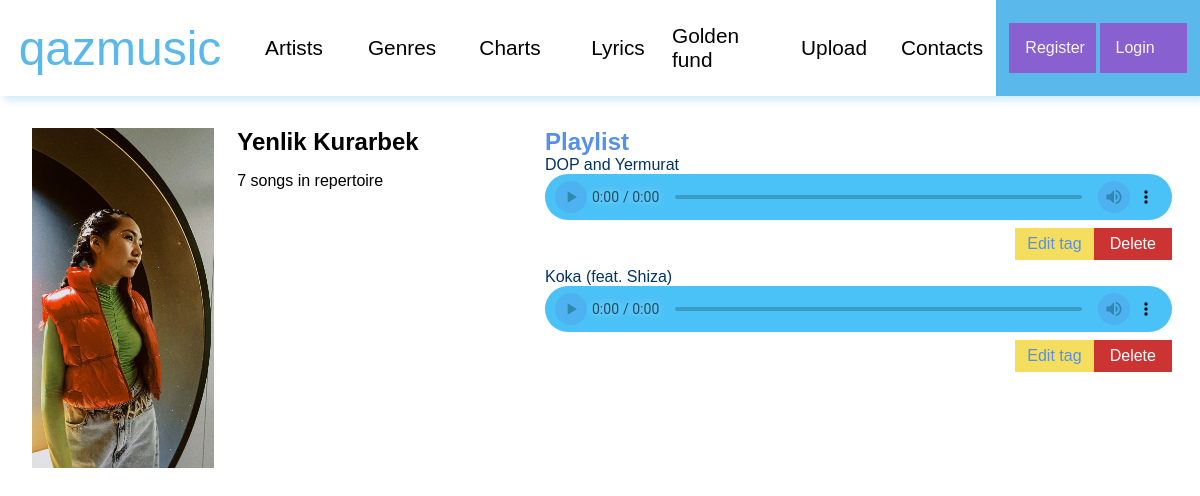
/artist/2-Yenlik-Kurarbek/, run on an earlier commit of the app's database.
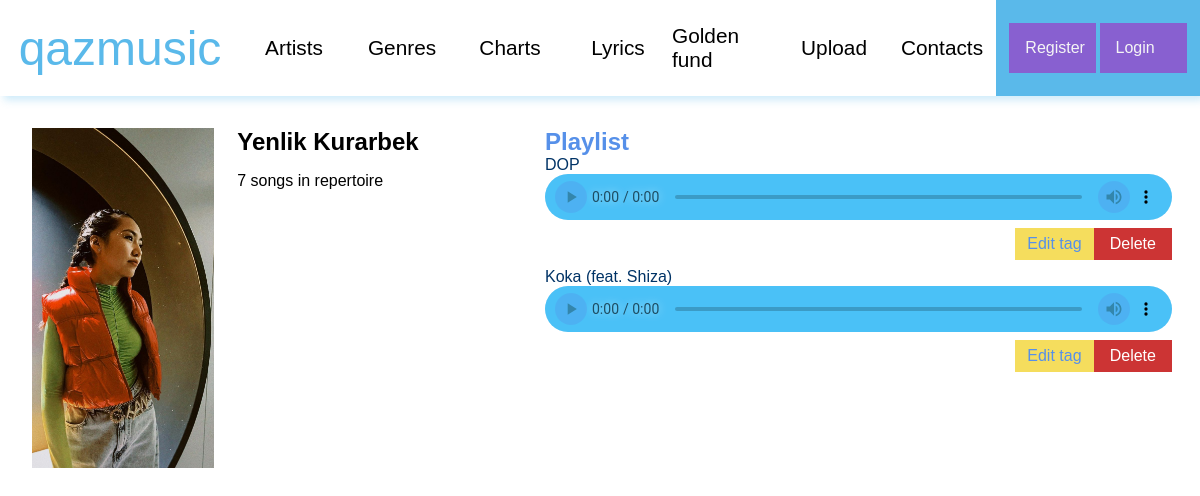
And on a later commit of the database.
### qazmusic/models.py (models this page shows, shortened)
class Artists(models.Model):
    name = models.CharField(max_length=255, db_index=True)
    surname = models.CharField(max_length=255, db_index=True, null=True)
    repertoire = models.IntegerField(verbose_name='repertoire', null=True)
    photo = models.ImageField(upload_to='photo/', null=True)
    def __str__(self):
        return self.name + ' ' + self.surname
    class Meta:
        verbose_name = 'Artist'
        verbose_name_plural = 'Artists'

class Tracks(models.Model):
    title = models.CharField(max_length=255, db_index=True)
    artist = models.ForeignKey(Artists, on_delete=models.CASCADE, null=True)
    file = models.FileField(verbose_name='file', upload_to='tracks/')
    published_date = models.DateField(auto_now=False)
    genre = models.ForeignKey(Genres, on_delete=models.PROTECT, null=True)
    class Meta:
        verbose_name = 'Track'
        verbose_name_plural = 'Tracks'

### qazmusic/views.py (the view)
# urls.py: path('artist/<int:artist_id>-<slug:fullname>/', ArtistView.as_view(), name='artist-view'),
class ArtistView(DataMixin, DetailView):
    model = Artists
    template_name = 'qazmusic/artist-view.html'
    pk_url_kwarg = 'artist_id'
    slug_url_kwarg = 'fullname'
    context_object_name = 'artist'
    def get_context_data(self, *, object_list=None, **kwargs):
        context = super().get_context_data(**kwargs)
        c_def = self.get_user_context(title=str('qazmusic - ' + str(context['artist'])))
        return dict(list(context.items()) + list(c_def.items()))

### qazmusic/utils.py (called while the page is built)
def get_tracks():
    get_tracks = Tracks.objects.all()
    return get_tracks

    def get_user_context(self, **kwargs):
        context = kwargs
        context['header_menu'] = header_menu
        context['tracks'] = get_tracks()
        return context

### qazmusic/templates/qazmusic/artist-view.html
{% extends 'qazmusic/base.html' %}
{% load static %}
{% block content %}
    <link rel="stylesheet" href="{% static 'qazmusic/css/artist-view.css' %}">
    <link rel="stylesheet" href="{% static 'qazmusic/css/audio-player.css' %}">
    <main class="artist-view-page">
        <div class="left">
            <div class="artist-card">
                <div class="artist-photo"
                     style="background: url('{{ artist.photo.url }}') no-repeat center; background-size: cover">
                </div>
                <div class="artist-info">
                    <h2>{{ artist.name }} {{ artist.surname }}</h2>
                    <p>{{ artist.repertoire }} songs in repertoire</p>
                </div>
            </div>
        </div>
        <div class="right">
            <h2>Playlist</h2>
            {% for song in tracks %}
                {% if artist.pk == song.artist_id %}
                    <div class="track-div">
                        <p>{{ song.title }}</p>
                        <audio src="{{ song.file.url }}"
                               controls
                               class="track-audio">
                        </audio>
                        <div>
                            <span>
                                <a class="edit" href="{% url 'update' song.pk %}">Edit tag</a>
                                <a class="delete" href="{% url 'delete_track' song.pk %}">Delete</a>
                            </span>
                        </div>
                    </div>
                {% endif %}
            {% endfor %}
        </div>
    </main>
{% endblock %}

### qazmusic/templates/qazmusic/base.html (shortened to what this page needs)
{% load static %}
<!DOCTYPE html>
<html lang="en">
<head>
    <link href="//db.onlinewebfonts.com/c/3752a0f4c3f80b95df1301564a50b30e?family=Nexa+Black" rel="stylesheet" type="text/css"/>
    <link href="//db.onlinewebfonts.com/c/a05747eaf46bae50f19dfa950b86befd?family=Mark+Pro+Medium" rel="stylesheet" type="text/css"/>
    <link rel="stylesheet" href="{% static 'qazmusic/css/style.css' %}">
    <link rel="stylesheet" href="{% static 'qazmusic/css/index.css' %}">
</head>
<body>
<header>
    <div class="logo-div">
        <a href="{% url 'home' %}">
            <div>
                qazmusic
            </div>
        </a>
    </div>
    <div class="header-menu-div">
        <ul>
            {% for title, url_name in header_menu.items %}
                <li>
                    <a href="{% url url_name %}">
                        {{ title }}
                    </a>
                </li>
            {% endfor %}
        </ul>
    </div>
    <div class="user-div">
        <div class="user-div-inner">
            {% if request.user.is_authenticated %}
                <span class="username-span">
                    <div>
                        {{ user.username }}
                    </div>
                    <a href="{% url 'logout' %}">
                        Logout
                    </a>
                </span>
            {% else %}
                <span class="auth-span">
                    <a href="{% url 'register' %}">Register</a>
                    <a href="{% url 'login' %}">Login</a>
                </span>
            {% endif %}
        </div>
    </div>
</header>
{% block content %}
{% endblock %}
</body>
</html>

### qazmusic/static/qazmusic/css/style.css (style rules this page uses)
html, body { width: 100%; height: 100vh; font-family: "Mark Pro medium", sans-serif; margin: 0; padding: 0; }
header { width: 100%; height: 6rem; display: flex; justify-content: space-between; box-shadow: 4px 4px 8px 0 rgba(90, 185, 234, 0.3); }
.logo-div { position: relative; width: 20%; font-family: "Nexa Black", sans-serif; }
.logo-div a { text-decoration: none; width: 100%; height: 100%; display: flex; justify-content: center; align-items: center; font-size: 3rem; color: white; animation: color-fade 5s infinite alternate-reverse; transition: all 0.4s ease; cursor: pointer; }
.header-menu-div { display: flex; justify-content: center; align-items: center; width: 63%; font-size: 1.3rem; }
.header-menu-div > ul { width: 100%; height: 100%; display: flex; justify-content: space-around; align-items: center; list-style: none; margin: 0; padding: 0; font-weight: 500; }
.header-menu-div > ul > li { display: flex; justify-content: center; align-items: center; width: 100%; height: 100%; }
.header-menu-div > ul > li > a { width: 100%; height: 100%; text-decoration: none; display: flex; justify-content: center; align-items: center; margin: 0; padding: 0; transition: all 0.3s ease-in-out; color: black; }
.user-div { cursor: pointer; width: 17%; display: flex; justify-content: center; align-items: center; background-color: #5ab9ea; color: white; transition: all 0.3s ease-in-out; }
.user-div-inner { width: 90%; display: flex; justify-content: space-between; align-items: center; }
.user-div-inner > .auth-span, .username-span { width: 100%; font-size: 1rem; display: flex; justify-content: space-evenly; }
.user-div-inner > span > a { width: 30%; background-color: #8860d0; text-decoration: none; padding: 1rem; color: whitesmoke; transition: background-color 0.4s ease-in-out; }
.logo-div > a:before { position: absolute; width: 100%; height: 100%; top: 0; content: ""; transform-origin: top; background-color: white; transform: scaleY(0); transition: all 0.4s ease-in-out; }

### qazmusic/static/qazmusic/css/artist-view.css (style rules this page uses)
.artist-view-page { box-sizing: border-box; display: flex; justify-content: space-between; align-items: center; width: 95%; height: 85%; margin: 2rem; }
.left { display: block; width: 40%; height: 100%; }
.left > .artist-card { width: 100%; height: 50%; display: flex; justify-content: space-between; }
.artist-card > .artist-photo { width: 40%; height: 100%; }
.artist-card > .artist-info { width: 55%; height: 100%; padding: 0; }
.artist-info h2 { padding: 0; margin: 0; }
.right { width: 55%; height: 100%; }
.right h2 { padding: 0; margin: 0; color: #5690e9; }
.right .track-div { width: 100%; height: 7rem; display: flex; flex-direction: column; justify-content: space-evenly; }
.track-div p { padding: 0; margin: 0; color: #003366; font-weight: 500; }
.track-div audio { width: 100%; }
.track-div > div { width: 100%; height: auto; display: flex; justify-content: flex-end; align-items: center; }
.track-div > div > span { width: 25%; height: 3rem; display: flex; justify-content: space-between; align-items: center; }
.track-div > div > span > a { width: 5rem; height: 2rem; font-family: inherit; color: white; cursor: pointer; transition: background-color 0.4s ease; text-decoration: none; display: flex; justify-content: center; align-items: center; }
.track-div > div > span > .edit { background-color: #f5dd5d; color: #5690e9; }
.track-div > div > span > .delete { background-color: #CC3434; }

What changed in the data, as far as the page shows it:
changed Tracks: title "DOP and Yermurat" → "DOP"
